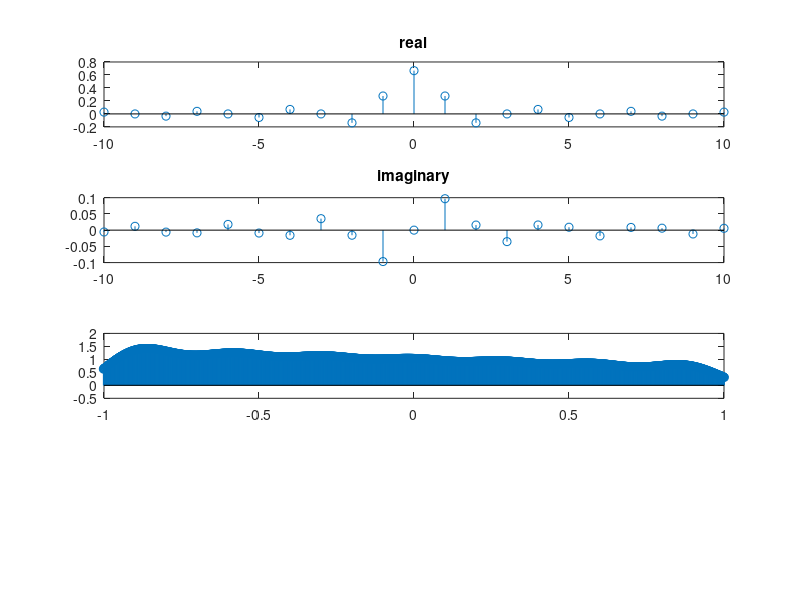

This chart was generated by the following MATLAB code:
clc
clear
close all
%%
wo=2*pi/3;
A=5;
To=2*pi/wo;
Fs=1000;

tvec=-To/2:1/Fs:To/2;
xt=zeros(size(tvec));
xt(abs(tvec)<1)=1-(tvec(abs(tvec)<1)/3);
t=-10:10;
kvec=-10:10;
for kx=1:length(kvec)
    k=kvec(kx);
    basis=exp(-1i*k*wo*tvec);
    avec(kx)=(1/To)*trapz(tvec,xt.*basis);
end
subplot(4,1,1);
stem(kvec,real(avec)),title('real')
subplot(4,1,2);
stem(kvec,imag(avec)),title('imaginary')


%Reconstruction
sq_recon=zeros(size(tvec));
for kx= 1:length(kvec)
    k=kvec(kx);
    basis=exp(1i*k*wo*tvec);
    sq_recon=sq_recon+avec(kx)*basis;
end
subplot(4,1,3);
stem(tvec,sq_recon);
xlim([-1 1]);